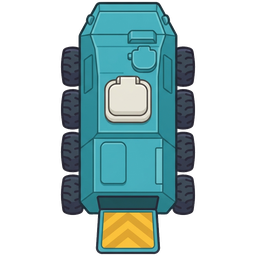
#> input picture assets/sprites/unit_apc_teal.png, 256 x 256 px, given in place of unit_unit_apc_teal.png_unit_artillery_hunker.png.png, which was not available
$ python recolor_walk.py unit_apc_teal.png unit_artillery_hunker.png unit_artillery_hunker.png
#> lines starting #> are read from the running program, lines starting #| are printed output that depends on the picture; after the words box and inside, x2 and y2 are one past the last pixel; in counts of white or black regions, pixels touching at a corner belong together; pictures that were not available may be replaced by others from this repository, and a replacement may not be noted
#!/usr/bin/env python3
"""Derive a unit's walk frames in a second colorway — no new video needed.

Usage:
  python3 recolor_walk.py <unit_type> <src_colorway> <dst_colorway>
  python3 recolor_walk.py marine teal red

The static colorway pair (unit_<type>_teal.png / unit_<type>_red.png) is
pixel-aligned — Gemini image-to-image recolors kept the sprites identical —
so every aligned opaque pixel is a (src color -> dst color) training pair.
We quantize those into a palette LUT and snap each walk-frame pixel to its
nearest source color's destination. Flat cel art makes this exact enough
that the derived frames pass for hand-recolored.

Reads  unit_<type>_walk1..8_<src>.png
Writes unit_<type>_walk1..8_<dst>.png
"""
import sys, os, glob
import numpy as np
from PIL import Image

POS_W = 60 / 256   # position weight in the match feature — color dominates,
                   # position breaks ties where two REGIONS share one color but
                   # recolor differently (rocket: charcoal pads -> white trim,
                   # charcoal launch tube -> charcoal)
TRAIN_CAP = 6000

def main():
    utype, src_cw, dst_cw = sys.argv[1], sys.argv[2], sys.argv[3]
    here = os.path.dirname(os.path.abspath(__file__))
    a = np.array(Image.open(os.path.join(here, f"unit_{utype}_{src_cw}.png")).convert("RGBA"), np.int32)
    b = np.array(Image.open(os.path.join(here, f"unit_{utype}_{dst_cw}.png")).convert("RGBA"), np.int32)
    if a.shape != b.shape:
        sys.exit("static colorway pair is not aligned — cannot build the LUT")
    H, W, _ = a.shape
#> H = 256; W = 256
    both = (a[..., 3] > 128) & (b[..., 3] > 128)
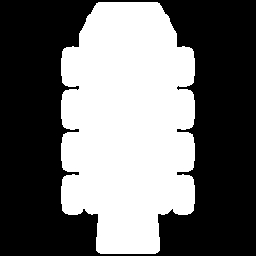
#> both: shape (256, 256) bool; 42.9% white; 1 white region, box (x1, y1, x2, y2) and area: (61, 2, 195, 254) 28099
    yy, xx = np.where(both)
    src_px = a[both][:, :3].astype(np.float32)
    dst_px = b[both][:, :3].astype(np.float32)
    pos = np.stack([xx, yy], 1).astype(np.float32) * POS_W
#> pos = 28099 pairs, first value 14.3 to 45.47, second value 0.469 to 59.3
    if len(src_px) > TRAIN_CAP:
        idx = np.random.RandomState(7).choice(len(src_px), TRAIN_CAP, replace=False)
#> idx = 6000 values, max 28093 at index 5691, min 2 at index 1283, mean 14161.4
        src_px, dst_px, pos = src_px[idx], dst_px[idx], pos[idx]
#> pos = 6000 pairs, first value 14.3 to 45.47, second value 0.469 to 59.3
    feat_train = np.concatenate([src_px, pos], 1)
    delta = dst_px - src_px
    print(f"train: {len(feat_train)} (color+position) pairs from the static pair")
#| train: 6000 (color+position) pairs from the static pair
    frames = sorted(glob.glob(os.path.join(here, f"unit_{utype}_walk[1-8]_{src_cw}.png")))
    if not frames:
#> (the run stopped early here; a loop or call above may not have finished)

$ run again, on assets/sprites/unit_critter_walk2_wild.png
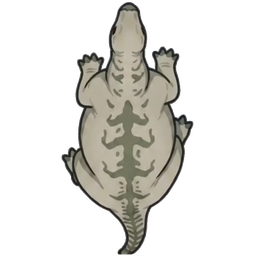
#> input picture assets/sprites/unit_critter_walk2_wild.png, 256 x 256 px, given in place of _unit_critter_walk2_wild.png_unit_critter_walk2_wild.png.png, which was not available
#> in main, `both = (a[..., 3] > 128) & (b[..., 3] > 128)`:
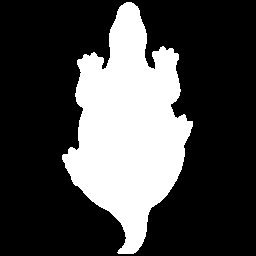
#> both: shape (256, 256) bool; 27.9% white; 1 white region, box (x1, y1, x2, y2) and area: (62, 2, 193, 254) 18298
#> yy = 18298 values from 2 to 253; xx = 18298 values, max 192 at index 8237, min 62 at index 11936, mean 128.1
#> in main, `pos = np.stack([xx, yy], 1).astype(np.float32) * POS_W`: pos = 18298 pairs, first value 14.53 to 45, second value 0.469 to 59.3
#> idx = 6000 values, max 18297 at index 2233, min 2 at index 1570, mean 9210.7
#> in main, `src_px, dst_px, pos = src_px[idx], dst_px[idx], pos[idx]`: pos = 6000 pairs, first value 14.53 to 45, second value 0.469 to 59.3
#| train: 6000 (color+position) pairs from the static pair
